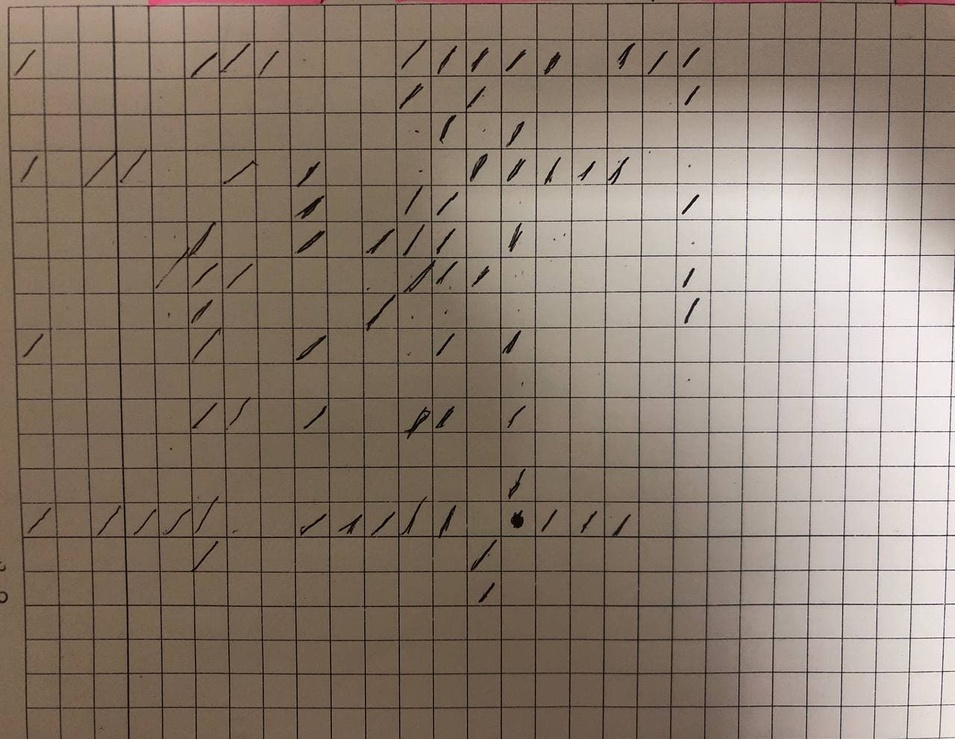
#> input picture src/photo.jpg, 955 x 739 px, shrunk from 1280 x 990 before the run
$ python sheet-extraction.py   (older library calls are emulated)
#> lines starting #> are read from the running program, lines starting #| are printed output that depends on the picture; after the words box and inside, x2 and y2 are one past the last pixel; in counts of white or black regions, pixels touching at a corner belong together
import cv2
import numpy as np
import pandas as pd
import matplotlib.pyplot as plt
import csv
from PIL import Image
import pytesseract


def remove_shadows(img):
    # Decomposing the image channels (RGB)
    rgb_planes = cv2.split(img)

    result_planes = []
    result_norm_planes = []

    # We do the remove shadows operation to each channel in the image!
    for plane in rgb_planes:
        # Dilating our image, with a 7x7 kernel, with the dilation the foreground objects will increase (white pixels)
        dilated_img = cv2.dilate(plane, np.ones((7,7), np.uint8))

        # By using median blur we remove the noise (shadows) from the background, since our dilated_image has the foreground presence
        bg_img = cv2.medianBlur(dilated_img, 21)

        # Calculates the difference between the original image and the background we filtered out, to get black on white result we use abs function along wih diff
        # Bits(pixels) that are identical are close to 0, i.e: black.
        diff_img = 255 - cv2.absdiff(plane, bg_img)

        # Normalize the image to use the image's full dynamic  range
        norm_img = cv2.normalize(diff_img,None, alpha=0, beta=255, norm_type=cv2.NORM_MINMAX, dtype=cv2.CV_8UC1)
        result_planes.append(diff_img)
        result_norm_planes.append(norm_img)

    # Merges the 3 channels as a numpy array so we can proceed with the processing in OpenCV
    result = cv2.merge(result_planes)
    result_norm = cv2.merge(result_norm_planes)
    #cv2.imwrite('shadows_out.png', result)
    #cv2.imwrite('shadows_out_norm.png', result_norm)
    return result_norm

def sort_contours(cnts, method="left-to-right"):    # initialize the reverse flag and sort index
    reverse = False
    i = 0
    # Handle if we need to sort in reverse
    if method == "right-to-left" or method == "bottom-to-top":
        reverse = True
    # Handle if we are sorting against the y-coordinate rather than the x-coordinate of the bounding box
    if method == "top-to-bottom" or method == "bottom-to-top":
        i = 1
    # Construct the list of bounding boxes and sort them from top to bottom
    boundingBoxes = [cv2.boundingRect(c) for c in cnts]
    (cnts, boundingBoxes) = zip(*sorted(zip(cnts, boundingBoxes),
    key = lambda b:b[1][i], reverse=reverse))
    # Return the list of sorted contours and bounding boxes
    return (cnts, boundingBoxes)

def main():
    file_img = r'photo.jpg'
    img = cv2.imread(file_img, 0)
#> img: shape (739, 955); min 0, max 255, mean 128.4
    norm_img = remove_shadows(img)
#> the loop in remove_shadows, `for plane in rgb_planes:` made 1 pass
#> pass 1, in remove_shadows, `diff_img = 255 - cv2.absdiff(plane, bg_img)`:
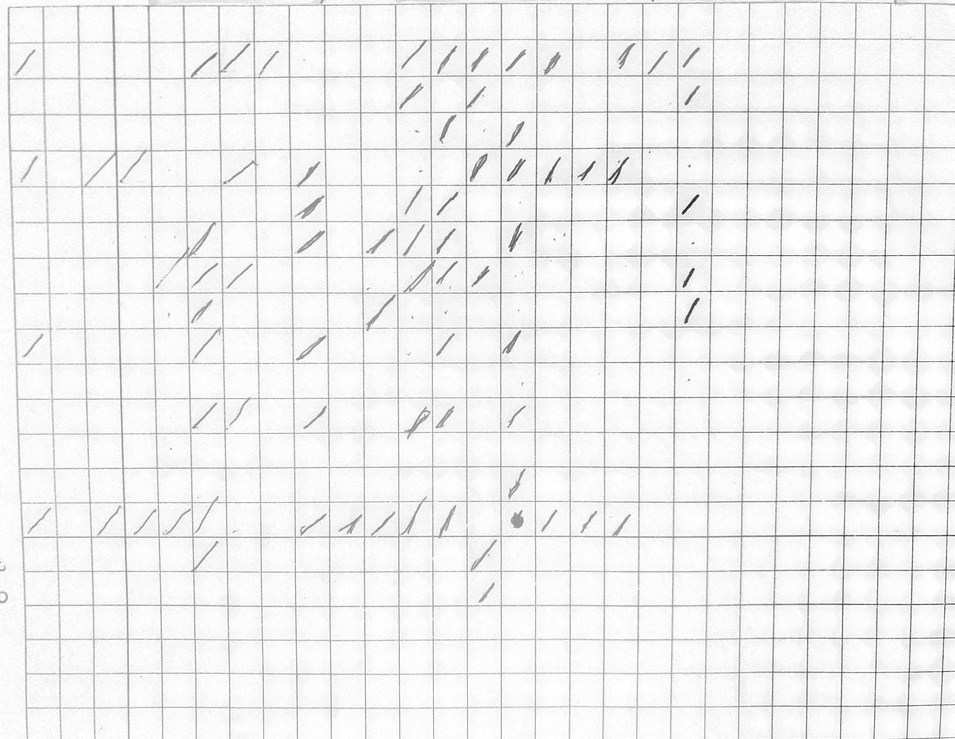
#> diff_img: shape (739, 955); min 30, max 255, mean 240.4
#> after the loop in remove_shadows, `for plane in rgb_planes:`: result_norm_planes = 1 item

    # Thresholding the image to a binary image
    thresh, img_bin = cv2.threshold(norm_img, 128, 255, cv2.THRESH_BINARY | cv2.THRESH_OTSU)
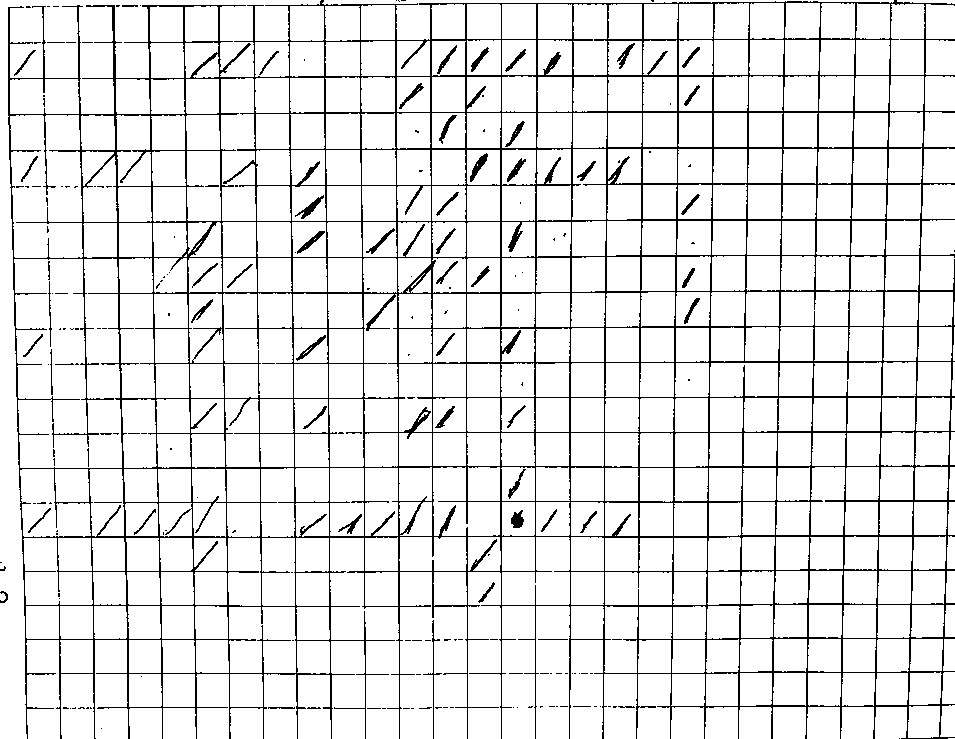
#> img_bin: shape (739, 955); 90.7% white; black in thin lines or dots
#> thresh = 205

    # Inverting the image
    img_bin = 255 - img_bin
#> img_bin: shape (739, 955); 9.3% white in thin lines or dots
    cv2.imwrite('inverted_binary_image.png',img_bin)
    plotting = plt.imshow(img_bin,cmap='gray')
    plt.show()

    # Detecting horizontal lines
    # Length(width) of kernel as 100th of total width
    # Defining a vertical kernel to detect all vertical lines of image
    kernel_len = np.array(img).shape[1]//100
#> kernel_len = 9
    # Defining a horizontal kernel to detect all horizontal lines of image
    ver_kernel = cv2.getStructuringElement(cv2.MORPH_RECT, (1, kernel_len))
#> ver_kernel = [1, 1, 1, 1, 1, 1, 1, 1, 1]
    print("Vertical Kernel", ver_kernel)
#| Vertical Kernel [[1]
#|  [1]
#|  [1]
#|  [1]
#|  [1]
#|  [1]
#|  [1]
#|  [1]
#|  [1]]
    hor_kernel = cv2.getStructuringElement(cv2.MORPH_RECT, (kernel_len, 1))
    print("Horizontal Kernel", hor_kernel)
#| Horizontal Kernel [[1 1 1 1 1 1 1 1 1]]
    # A kernel of 2x2
    kernel = cv2.getStructuringElement(cv2.MORPH_RECT, (2, 2))
    print(kernel)

    # Use vertical kernel to detect and save the vertical lines in a jpg
    image_1 = cv2.erode(img_bin, ver_kernel, iterations=3)
#> image_1: shape (739, 955); 3% white in thin lines or dots
    vertical_lines = cv2.dilate(image_1, ver_kernel, iterations=3)
#> vertical_lines: shape (739, 955); 4.1% white in thin lines or dots
    cv2.imwrite("vertical.jpg",vertical_lines)
    plotting = plt.imshow(image_1,cmap='gray')
    plt.show()

    # Use horizontal kernel to detect and save the horizontal lines in a jpg
    image_2 = cv2.erode(img_bin, hor_kernel, iterations=3)
#> image_2: shape (739, 955); 2.7% white in thin lines or dots
    horizontal_lines = cv2.dilate(image_2, hor_kernel, iterations=3)
#> horizontal_lines: shape (739, 955); 3.2% white in thin lines or dots
    cv2.imwrite("horizontal.jpg",horizontal_lines)
    plotting = plt.imshow(image_2,cmap='gray')
    plt.show()

    # Combine horizontal and vertical lines in a new third image, with both having same weight.
    img_vh = cv2.addWeighted(vertical_lines, 0.5, horizontal_lines, 0.5, 0.0)
    # Eroding and thesholding the image
    img_vh = cv2.erode(~img_vh, kernel, iterations=2)
    thresh, img_vh = cv2.threshold(img_vh,128,255, cv2.THRESH_BINARY | cv2.THRESH_OTSU)
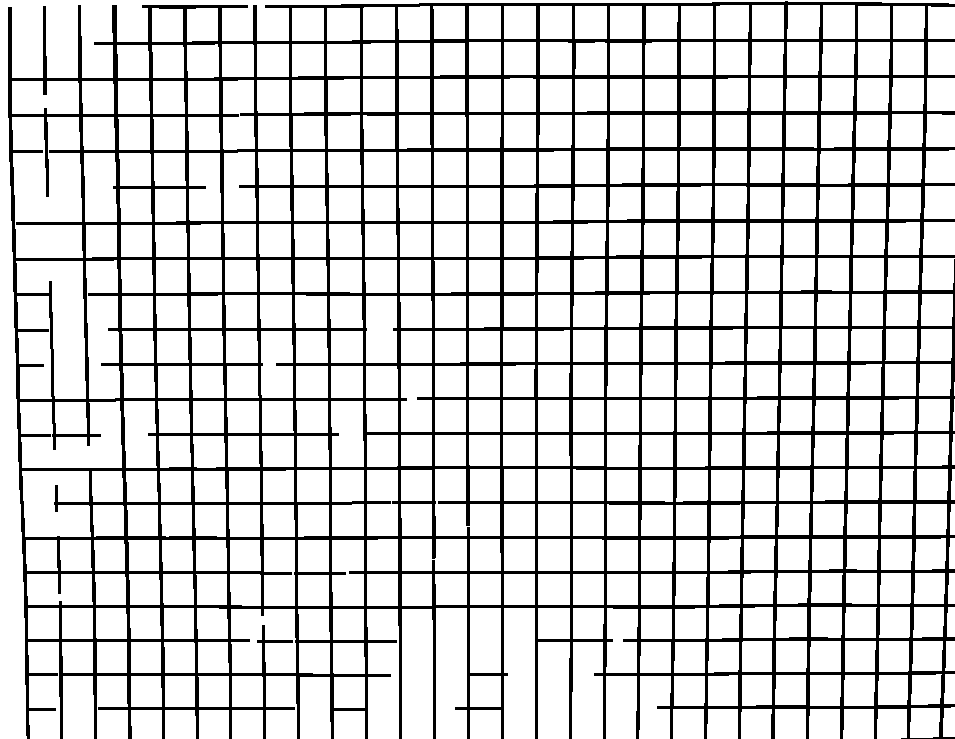
#> img_vh: shape (739, 955); 82.5% white; 1 black region
#> thresh = 127
    cv2.imwrite("img_vh.jpg", img_vh)
    bitxor = cv2.bitwise_xor(img,img_vh)
    bitnot = cv2.bitwise_not(bitxor)
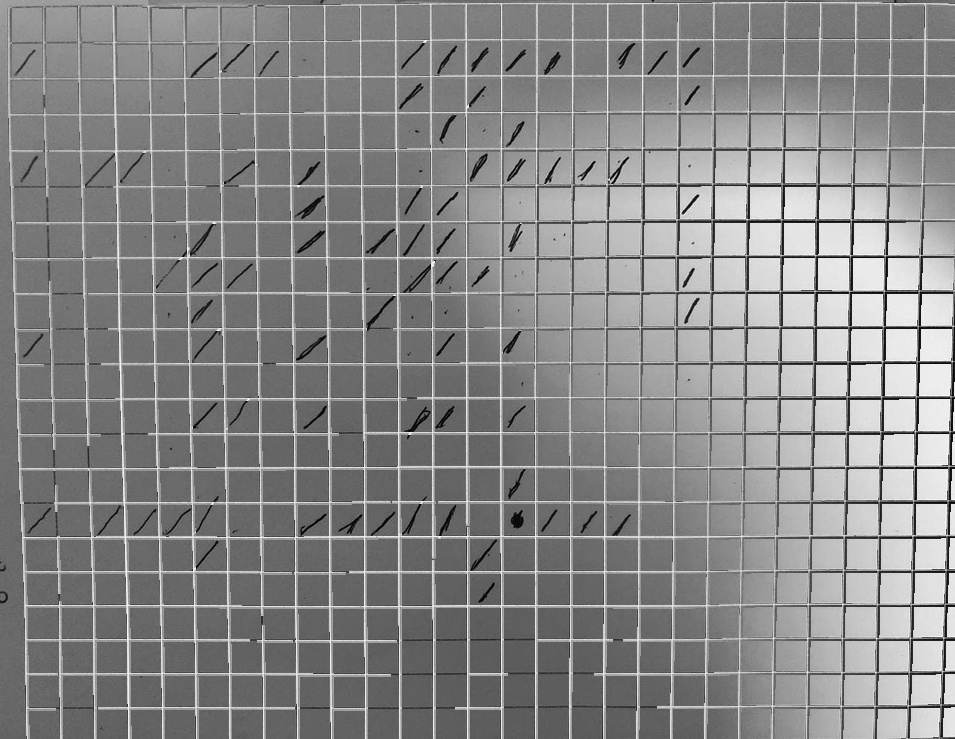
#> bitnot: shape (739, 955); min 0, max 255, mean 135.8
    plotting = plt.imshow(bitnot, cmap='gray')
    plt.show()

    # Detect contours for following box detection
    contours, hierarchy = cv2.findContours(img_vh, cv2.RETR_TREE, cv2.CHAIN_APPROX_SIMPLE)
#> contours = 501 contours, 2 with area under 20; largest, box (x1, y1, x2, y2) and area: (0, 0, 955, 739) 23420, (12, 117, 83, 258) 8365, (16, 261, 86, 399) 5188, (20, 401, 122, 468) 4836, (22, 471, 91, 537) 3974

    # Sort all the contours by top to bottom.
    contours, boundingBoxes = sort_contours(contours, method='top-to-bottom')
#> in sort_contours, `boundingBoxes = [cv2.boundingRect(c) for c in cnts]`: boundingBoxes = 501 items, first 6: (334, 711, 31, 28), (470, 710, 31, 29), (232, 710, 31, 29), (199, 710, 30, 29), (165, 710, 31, 29), (131, 710, 31, 29)
#> in sort_contours, `(cnts, boundingBoxes) = zip(*sorted(zip(cnts, boundingBoxes), key = la..`: cnts has the same summary as contours in main; boundingBoxes = 501 items, first 6: (0, 0, 955, 739), (823, 5, 32, 34), (787, 5, 33, 34), (752, 5, 32, 34), (716, 5, 33, 34), (928, 6, 27, 33)

    # Creating a list of heights for all detected boxes
    heights = [boundingBoxes[i][3] for i in range(len(boundingBoxes))]
#> heights = 501 values, max 739 at index 0, min 14 at index 266, mean 36.9
    # Get mean of heights
    mean = np.mean(heights)
#> mean = 36.9

    # Create list box to store all boxes in
    box = []
    # Get position (x,y), width and height for every contour and show the contour on image
    for c in contours:
        x, y, w, h = cv2.boundingRect(c)
        if (w<1000 and h<500):
            image = cv2.rectangle(img,(x,y),(x+w,y+h),(0,255,0),2)
            box.append([x,y,w,h])
#> this loop made 501 passes
#> pass 3, in main, `image = cv2.rectangle(img,(x,y),(x+w,y+h),(0,255,0),2)`:
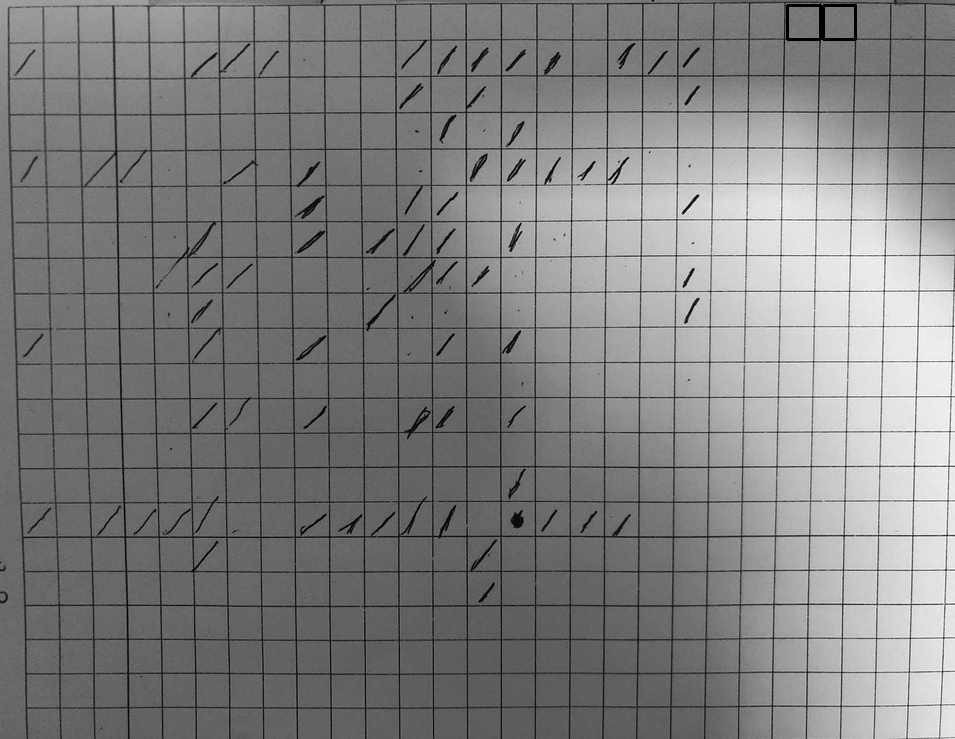
#> image: shape (739, 955); min 0, max 255, mean 128.3
#> after the loop:
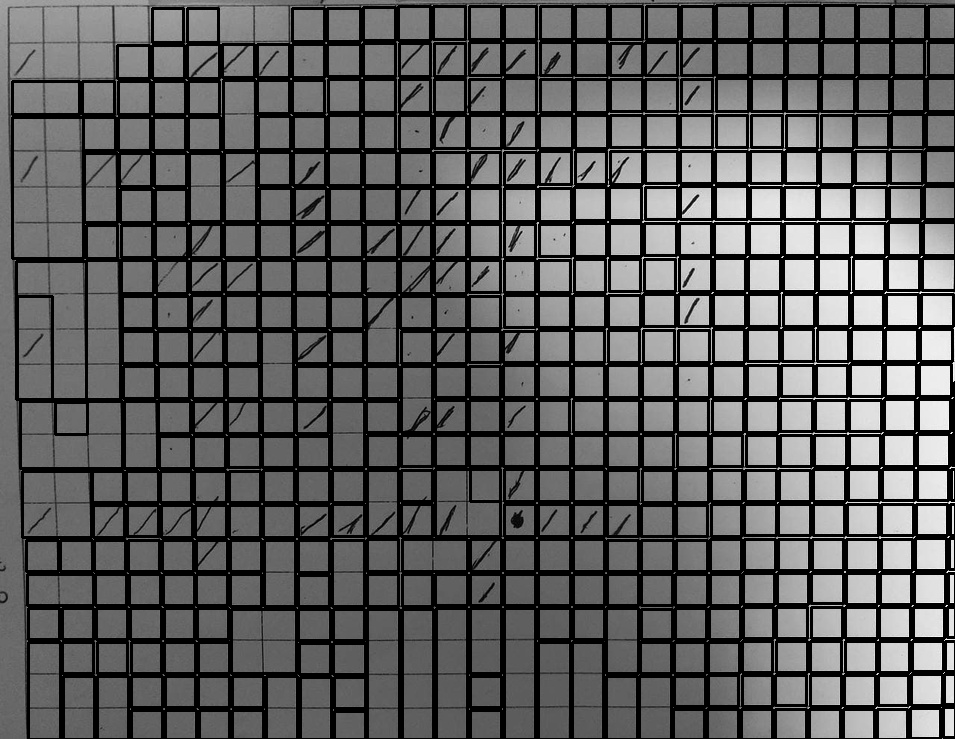
#> img: shape (739, 955); min 0, max 255, mean 96.1
#> after the loop, box = 500 items, first 6: [823, 5, 32, 34], [787, 5, 33, 34], [752, 5, 32, 34], [716, 5, 33, 34], [928, 6, 27, 33], [893, 6, 32, 33]
    plotting = plt.imshow(image, cmap='gray')
    plt.show()

main()
